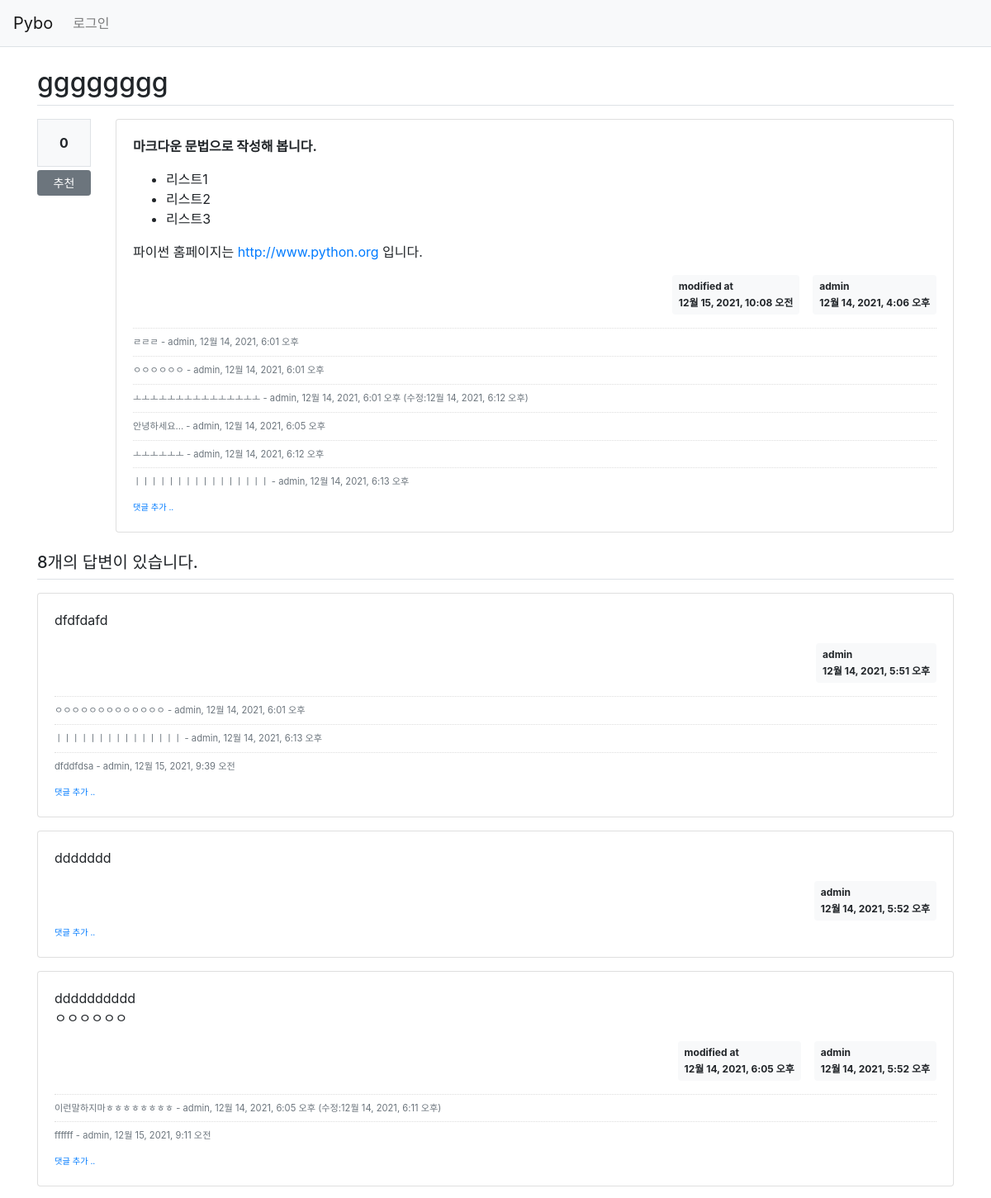
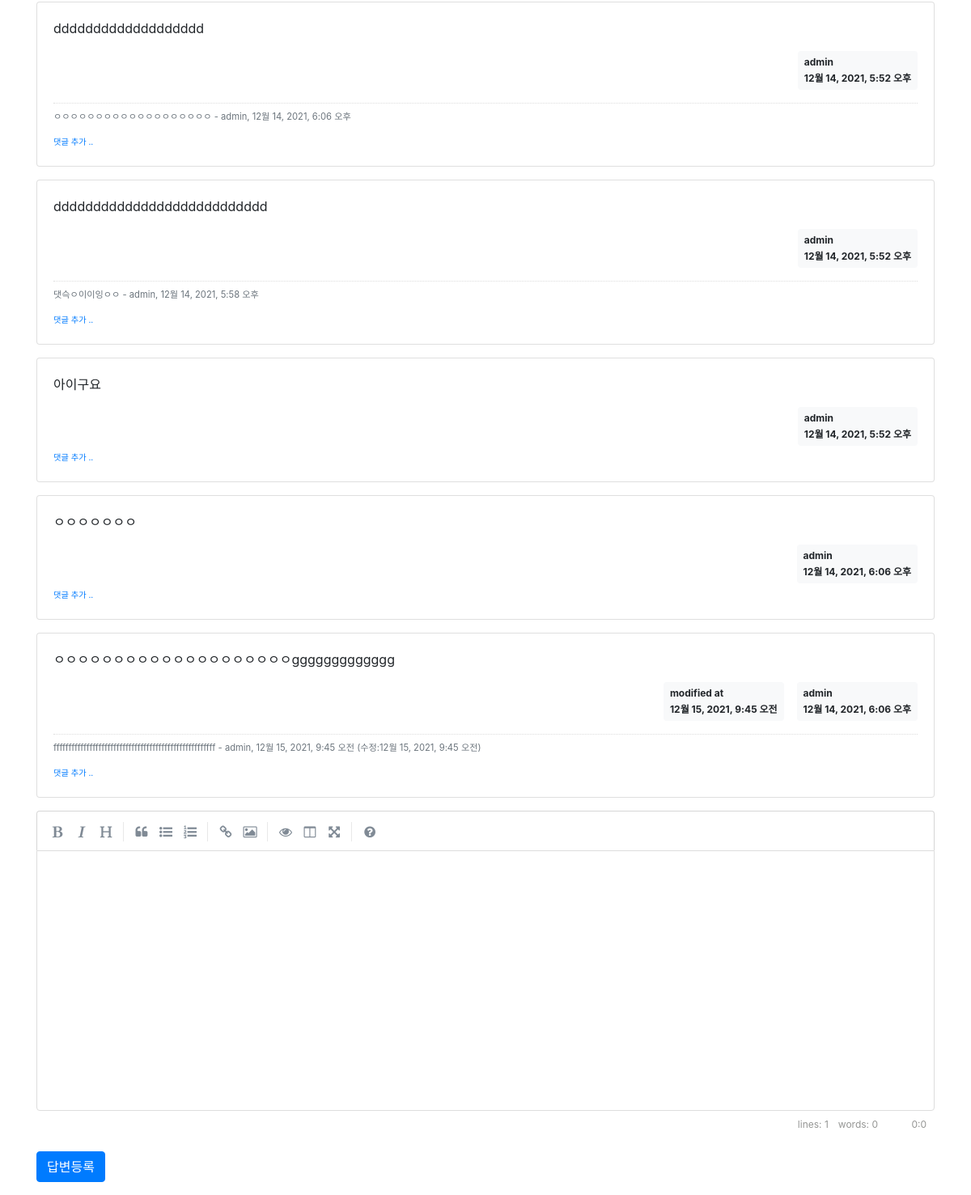
Page /pybo/308/ on the committed database (2 pictures, top to bottom).
### pybo/models.py (models this page shows, shortened)
class Question(models.Model):
    author = models.ForeignKey(User, on_delete=models.CASCADE, related_name='author_question')
    subject = models.CharField(max_length=200)
    content = models.TextField()
    create_date = models.DateTimeField()
    modify_date = models.DateTimeField(null=True, blank=True)
    voter = models.ManyToManyField(User, related_name='voter_question')  # 추천인 추가

class Comment(models.Model):
    author = models.ForeignKey(User, on_delete=models.CASCADE)
    content = models.TextField()
    create_date = models.DateTimeField()
    modify_date = models.DateTimeField(null=True, blank=True)
    question = models.ForeignKey(Question, null=True, blank=True, on_delete=models.CASCADE)
    answer = models.ForeignKey(Answer, null=True, blank=True, on_delete=models.CASCADE)

class Answer(models.Model):
    author = models.ForeignKey(User, on_delete=models.CASCADE, related_name='author_answer')
    question = models.ForeignKey(Question, on_delete=models.CASCADE)
    content = models.TextField()
    create_date = models.DateTimeField()
    modify_date = models.DateTimeField(null=True, blank=True)
    voter = models.ManyToManyField(User, related_name='voter_answer')

### pybo/views/base_views.py (the view)
# urls.py: path('<int:question_id>/', base_views.detail, name='detail'),
def detail(request, question_id):
    question = get_object_or_404(Question, pk=question_id)
    context = {'question':question}
    return render(request, 'pybo/question_detail.html',context)

### pybo/templatetags/pybo_filter.py (called while the page is built)
@register.filter()
def mark(value):
    extensions = ["nl2br", "fenced_code"]
    return mark_safe(markdown.markdown(value, extensions=extensions))

### templates/pybo/question_detail.html (shortened to what this page needs)
{% extends 'base.html' %}
{% load pybo_filter %}
{% block content %}
<div class="container my-3">
    <h2 class="border-bottom py-2">{{ question.subject }}</h2>
    <div class="row my-3">
        <div class="col-1">
            <div class="bg-light text-center p-3 border font-weight-bolder mb-1">{{question.voter.count}}</div>
            <a href="#" data-uri="{% url 'pybo:vote_question' question.id  %}"
               class="recommend btn btn-sm btn-secondary btn-block my-1">추천</a>
        </div>
        <div class="col-11">
            <div class="card">
                <div class="card-body">
                    <div class="card-text">{{ question.content|mark }}</div>
                    <div class="d-flex justify-content-end">
                        {% if question.modify_date %}
                        <div class="badge badge-light p-2 text-left mx-3">
                            <div class="mb-2">modified at</div>
                            <div>{{ question.modify_date }}</div>
                        </div>
                        {% endif %}
                        <div class="badge badge-light p-2 text-left">
                            <div class="mb-2">{{ question.author.username }}</div>
                            <div>{{ question.create_date }}</div>
                        </div>
                    </div>
                    {% if question.comment_set.count > 0 %}
                    <div class="mt-3">
                    {% for comment in question.comment_set.all %}
                        <div class="comment py-2 text-muted">
                            <span style="white-space: pre-line;">{{ comment.content }}</span>
                            <span>
                                - {{ comment.author }}, {{ comment.create_date }}
                                {% if comment.modify_date %}
                                (수정:{{ comment.modify_date }})
                                {% endif %}
                            </span>
                        </div>
                    {% endfor %}
                    </div>
                    {% endif %}
                    <div>
                        <a href="{% url 'pybo:comment_create_question' question.id  %}"
                           class="small"><small>댓글 추가 ..</small></a>
                    </div>
                </div>
            </div>
        </div>
    </div>
    <h5 class="border-bottom my-3 py-2">{{question.answer_set.count}}개의 답변이 있습니다.</h5>
    {% for answer in question.answer_set.all %}
    <div class="card my-3">
        <div class="card-body">
            <div class="card-text">{{ answer.content|mark }}</div>
            <div class="d-flex justify-content-end">
                {% if answer.modify_date %}
                <div class="badge badge-light p-2 text-left mx-3">
                    <div class="mb-2">modified at</div>
                    <div>{{ answer.modify_date }}</div>
                </div>
                {% endif %}
                <div class="badge badge-light p-2 text-left">
                    <div class="mb-2">{{ answer.author.username }}</div>
                    <div>{{ answer.create_date }}</div>
                </div>
            </div>
            {% if answer.comment_set.count > 0 %}
            <div class="mt-3">
            {% for comment in answer.comment_set.all %}
                <div class="comment py-2 text-muted">
                    <span style="white-space: pre-line;">{{ comment.content }}</span>
                    <span>
                        - {{ comment.author }}, {{ comment.create_date }}
                        {% if comment.modify_date %}
                        (수정:{{ comment.modify_date }})
                        {% endif %}
                    </span>
                </div>
            {% endfor %}
            </div>
            {% endif %}
            <div>
                <a href="{% url 'pybo:comment_create_answer' answer.id  %}"
                   class="small"><small>댓글 추가 ..</small></a>
            </div>
        </div>
    </div>
    {% endfor %}
    <form action="{% url 'pybo:answer_create' question.id %}" method="post" class="my-3">
        <div class="form-group">
        </div>
        <input type="submit" value="답변등록" class="btn btn-primary">
    </form>
</div>
{% endblock %}

### static/style.css (style rules this page uses)
.comment { border-top:dotted 1px #ddd; font-size:0.7em; }

### rows in the picture
Question: subject "gggggggg", voter.count "0", content|mark "마크다운 문법으로 작성해 봅니다. 리스트1 리스트2 리스트3 파이썬 홈페이지는 http://www.python.org 입니다.", modify_date "12월 15, 2021, 10:08 오전", author.username "admin", create_date "12월 14, 2021, 4:06 오후", answer_set.count "8"
Comment: content "ㄹㄹㄹ", author "admin", create_date "12월 14, 2021, 6:01 오후"
Comment: content "ㅇㅇㅇㅇㅇㅇ", author "admin", create_date "12월 14, 2021, 6:01 오후"
Comment: content "ㅗㅗㅗㅗㅗㅗㅗㅗㅗㅗㅗㅗㅗㅗㅗ", author "admin", create_date "12월 14, 2021, 6:01 오후", modify_date "12월 14, 2021, 6:12 오후"
Comment: content "안녕하세요...", author "admin", create_date "12월 14, 2021, 6:05 오후"
Comment: content "ㅗㅗㅗㅗㅗㅗ", author "admin", create_date "12월 14, 2021, 6:12 오후"
Comment: content "ㅣㅣㅣㅣㅣㅣㅣㅣㅣㅣㅣㅣㅣㅣㅣㅣ", author "admin", create_date "12월 14, 2021, 6:13 오후"
Answer: content|mark "dfdfdafd", author.username "admin", create_date "12월 14, 2021, 5:51 오후"
Comment: content "ㅇㅇㅇㅇㅇㅇㅇㅇㅇㅇㅇㅇㅇ", author "admin", create_date "12월 14, 2021, 6:01 오후"
Comment: content "ㅣㅣㅣㅣㅣㅣㅣㅣㅣㅣㅣㅣㅣㅣㅣ", author "admin", create_date "12월 14, 2021, 6:13 오후"
Comment: content "dfddfdsa", author "admin", create_date "12월 15, 2021, 9:39 오전"
Answer: content|mark "ddddddd", author.username "admin", create_date "12월 14, 2021, 5:52 오후"
Answer: content|mark "dddddddddd ㅇㅇㅇㅇㅇㅇ", modify_date "12월 14, 2021, 6:05 오후", author.username "admin", create_date "12월 14, 2021, 5:52 오후"
Comment: content "이런말하지마ㅎㅎㅎㅎㅎㅎㅎㅎ", author "admin", create_date "12월 14, 2021, 6:05 오후", modify_date "12월 14, 2021, 6:11 오후"
Comment: content "ffffff", author "admin", create_date "12월 15, 2021, 9:11 오전"
Answer: content|mark "ddddddddddddddddddd", author.username "admin", create_date "12월 14, 2021, 5:52 오후"
Comment: content "ㅇㅇㅇㅇㅇㅇㅇㅇㅇㅇㅇㅇㅇㅇㅇㅇㅇㅇㅇ", author "admin", create_date "12월 14, 2021, 6:06 오후"
Answer: content|mark "ddddddddddddddddddddddddddd", author.username "admin", create_date "12월 14, 2021, 5:52 오후"
Comment: content "댓슥ㅇ이이잉ㅇㅇ", author "admin", create_date "12월 14, 2021, 5:58 오후"
Answer: content|mark "아이구요", author.username "admin", create_date "12월 14, 2021, 5:52 오후"
Answer: content|mark "ㅇㅇㅇㅇㅇㅇㅇ", author.username "admin", create_date "12월 14, 2021, 6:06 오후"
Answer: content|mark "ㅇㅇㅇㅇㅇㅇㅇㅇㅇㅇㅇㅇㅇㅇㅇㅇㅇㅇㅇㅇggggggggggggg", modify_date "12월 15, 2021, 9:45 오전", author.username "admin", create_date "12월 14, 2021, 6:06 오후"
Comment: content "ffffffffffffffffffffffffffffffffffffffffffffffffffffff", author "admin", create_date "12월 15, 2021, 9:45 오전", modify_date "12월 15, 2021, 9:45 오전"
